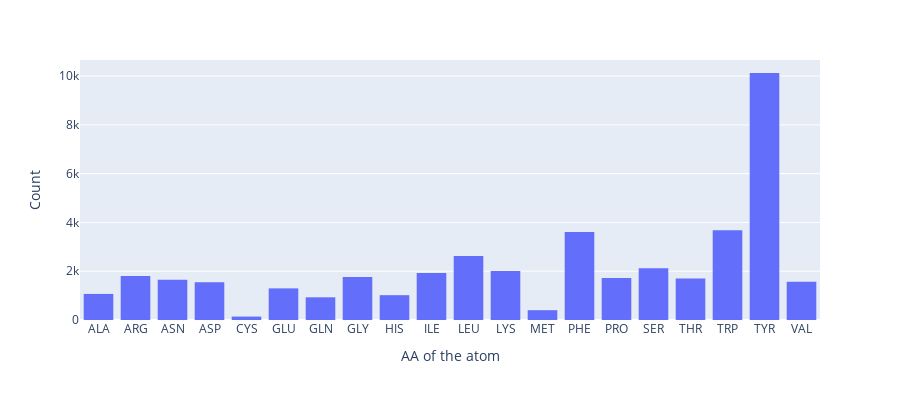

This figure's notebook cell:
### Markdown cell above
### resname_of_the_carbons_from_the_biggest_hydrophobic_cluster_by_atom

### Code cell
df_aa_comp = pd.DataFrame({'AA': cdr_dict_big_cluster_aa_comp_atm.keys(),
    'Count': cdr_dict_big_cluster_aa_comp_atm.values()})
    
fig_ring = px.histogram(df_aa_comp, x='AA', y='Count', 
    # color='color', barmode='group',
    height=400)
fig_ring.update_xaxes(title = "AA of the atom")
fig_ring.update_yaxes(title = "Count")

### Figure 1 — Plotly figure (JSON) as saved in the notebook; plotly's stock layout.template omitted (floating-point values rounded to 4 significant figures)
{"data": [{"alignmentgroup": "True", "bingroup": "x", "histfunc": "sum", "hovertemplate": "AA=%{x}<br>sum of Count=%{y}<extra></extra>", "legendgroup": "", "marker": {"color": "#636efa", "pattern": {"shape": ""}}, "name": "", "offsetgroup": "", "orientation": "v", "showlegend": false, "type": "histogram", "x": ["ALA", "ARG", "ASN", "ASP", "CYS", "GLU", "GLN", "GLY", "HIS", "ILE", "LEU", "LYS", "MET", "PHE", "PRO", "SER", "THR", "TRP", "TYR", "VAL"], "xaxis": "x", "y": [1069, 1803, 1653, 1552, 140, 1296, 930, 1765, 1018, 1923, 2625, 2004, 402, 3609, 1722, 2124, 1699, 3675, 10126, 1567], "yaxis": "y"}], "layout": {"barmode": "relative", "height": 400, "legend": {"tracegroupgap": 0}, "margin": {"t": 60}, "xaxis": {"anchor": "y", "domain": [0, 1], "title": {"text": "AA of the atom"}}, "yaxis": {"anchor": "x", "domain": [0, 1], "title": {"text": "Count"}}}}
